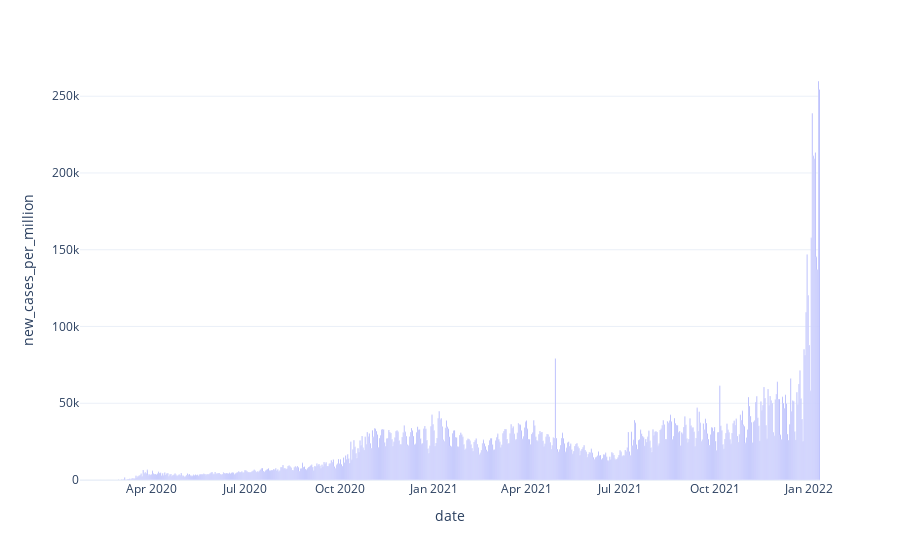

Source (notebook cell):
### Code cell
px.bar(df[df['new_cases_per_million']>0].groupby('date').sum().reset_index(),x="date",y="new_cases_per_million",template="plotly_white")

### Figure 1 — Plotly figure (JSON) as saved in the notebook; plotly's stock layout.template omitted (floating-point values rounded to 4 significant figures; data arrays with more than 128 entries replaced by an {"elided": "..."} marker saying what was removed)
{"data": [{"alignmentgroup": "True", "hovertemplate": "date=%{x}<br>new_cases_per_million=%{y}<extra></extra>", "legendgroup": "", "marker": {"color": "#636efa", "pattern": {"shape": ""}}, "name": "", "offsetgroup": "", "orientation": "v", "showlegend": false, "textposition": "auto", "type": "bar", "x": {"elided": "720 str values"}, "xaxis": "x", "y": {"elided": "720 float values"}, "yaxis": "y"}], "layout": {"barmode": "relative", "legend": {"tracegroupgap": 0}, "margin": {"t": 60}, "xaxis": {"anchor": "y", "domain": [0, 1], "title": {"text": "date"}}, "yaxis": {"anchor": "x", "domain": [0, 1], "title": {"text": "new_cases_per_million"}}}}
